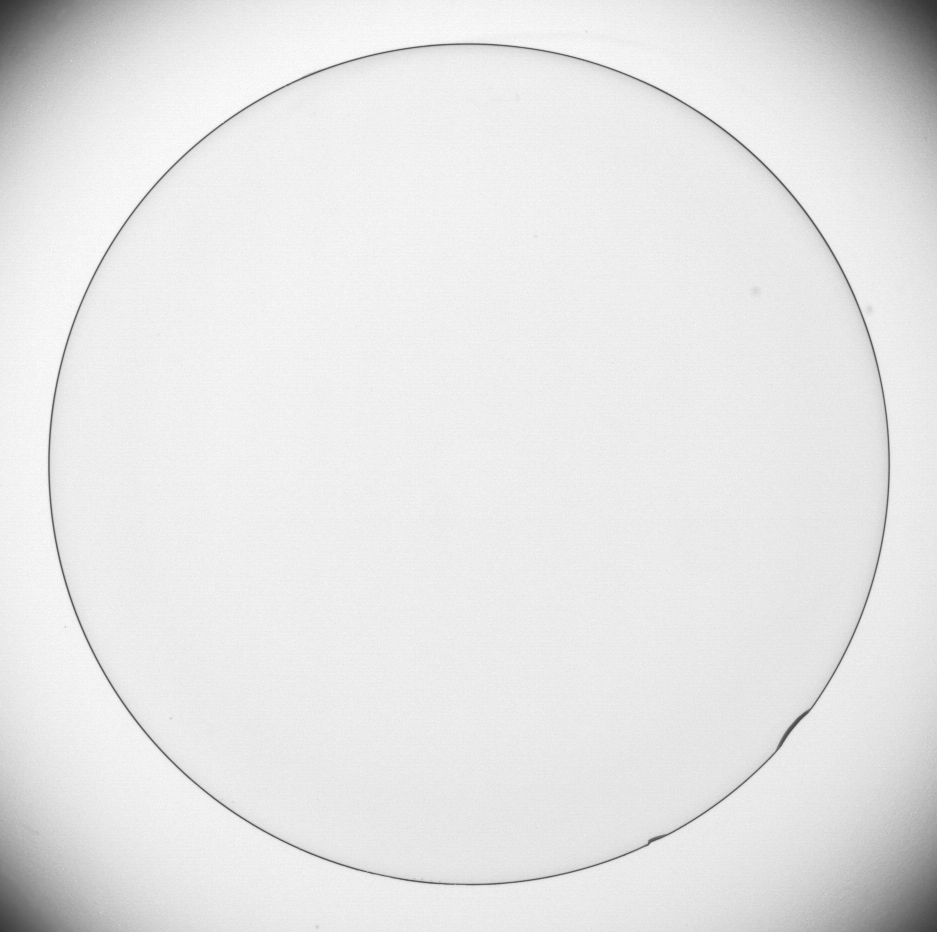
#> input picture CH03/input/Fig0342(a)(contact_lens_original).tif, 937 x 932 px
$ python sobel.py   (older library calls are emulated)
#> lines starting #> are read from the running program, lines starting #| are printed output that depends on the picture
import skimage
from skimage import io, filters, color
import matplotlib.pyplot as plt
import numpy as np


FILE_NAME = "Fig0342(a)(contact_lens_original).tif"
INPUT_FILE = "input/"+FILE_NAME
OUTPUT_FILE = "output/"+FILE_NAME[:-3]+".png"

img = io.imread(INPUT_FILE)
#> img is the input picture: shape (932, 937); min 50, max 255, mean 229.7
img = skimage.img_as_float(img)


kernel = np.array([
    [-1,-2,-1],
    [0,0,0],
    [1,2,1]],dtype=np.float)
print("kernel",kernel)

sobel1 = skimage.filters.edges.convolve(img,kernel,mode="constant")
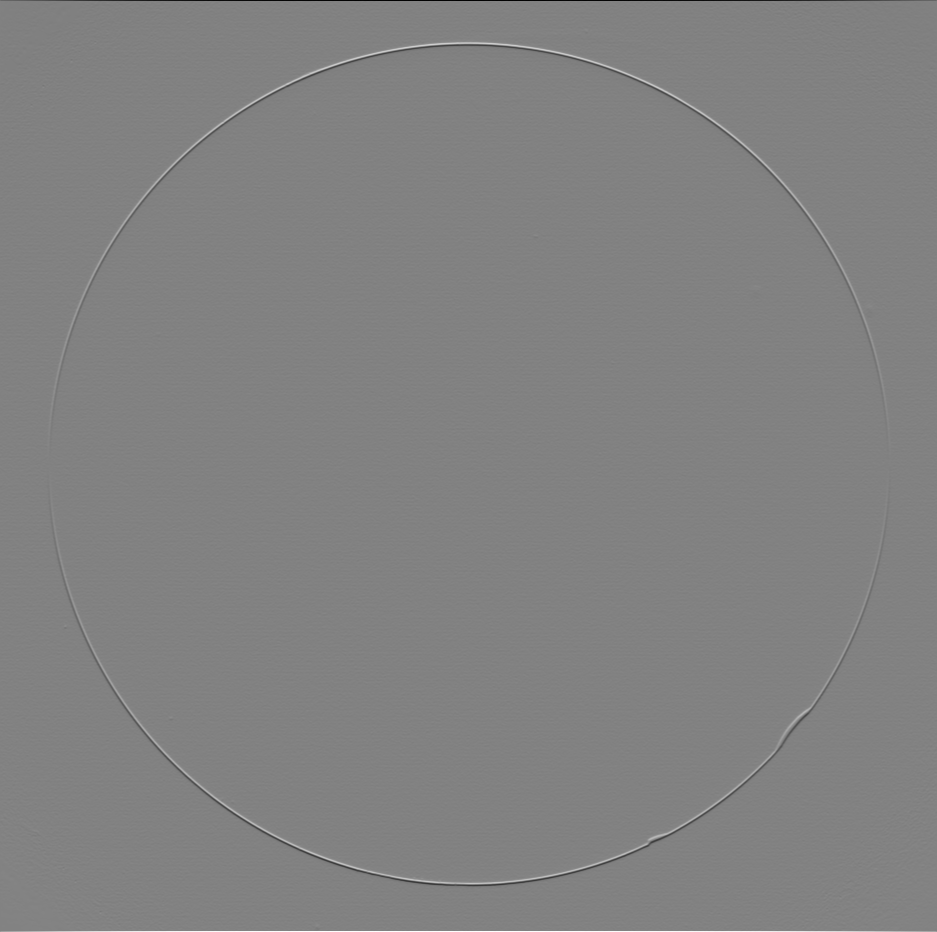
#> sobel1: shape (932, 937) float64; min -3.84, max 3.7, mean -4.82e-05; drawn with min black and max white

sobel2 = skimage.filters.edges.convolve(img,kernel.T,mode="constant")

out = np.abs(sobel1) + np.abs(sobel2)
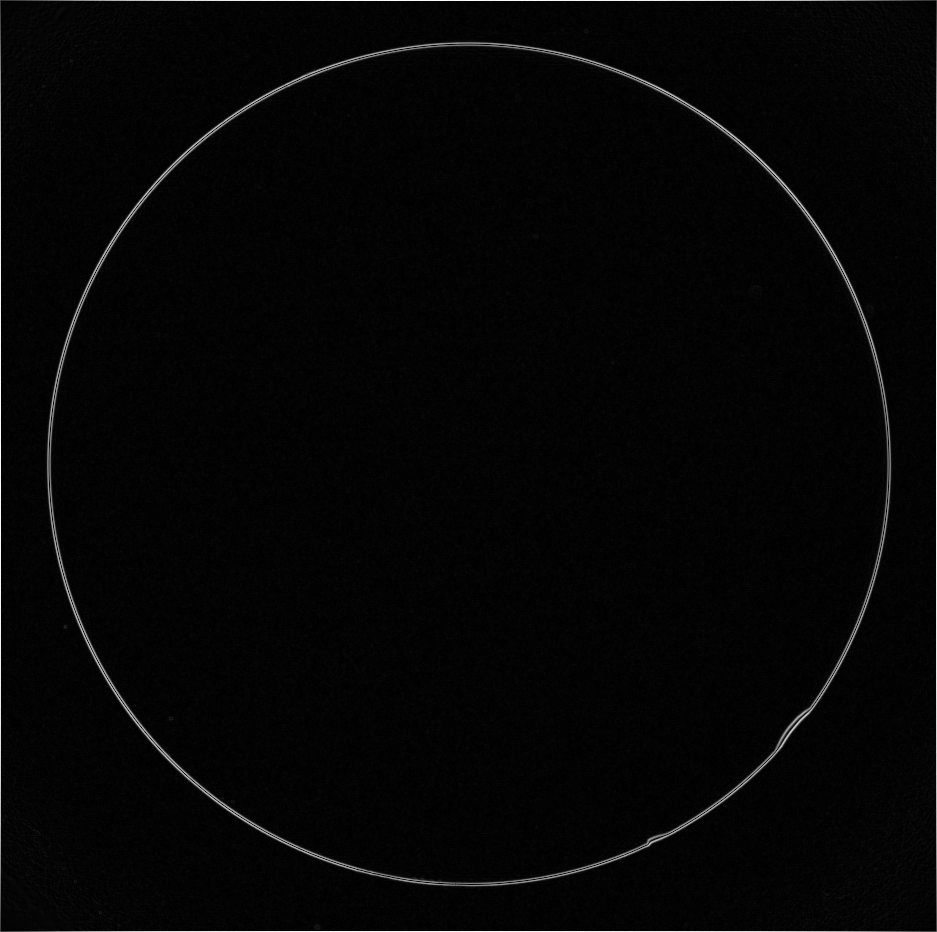
#> out: shape (932, 937) float64; min 0, max 3.87, mean 0.088; drawn with min black and max white
out/=np.max(out)


plt.figure(1)
plt.subplot(121)
plt.imshow(img, cmap="gray")
plt.subplot(122)
plt.imshow(out, cmap="gray")
plt.show()
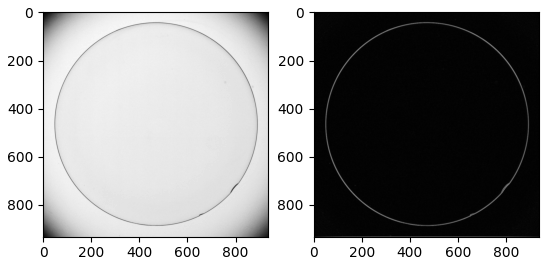
#> figure drawn by matplotlib, 2 panels

io.imsave(OUTPUT_FILE,out)
